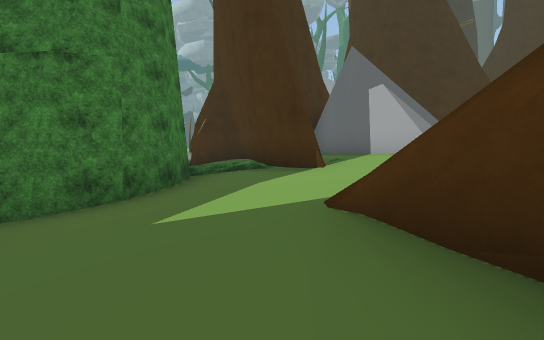
[1] (above)

16 first-person views from a walk through a 3-D level made in the Unity game engine. The camera is 1.2 m above the floor, tilts 6° down and sees 90° across. The floor is counted in squares, 2 m on a side. Each view is taken from the middle of a square. On the plan, view 1 faces up. The plan holds only what a view shows up to about 9 squares ahead; the rest is blank. The place goes on beyond the plan. The player character is not drawn. Some surface patterns are stand-ins.

[2]
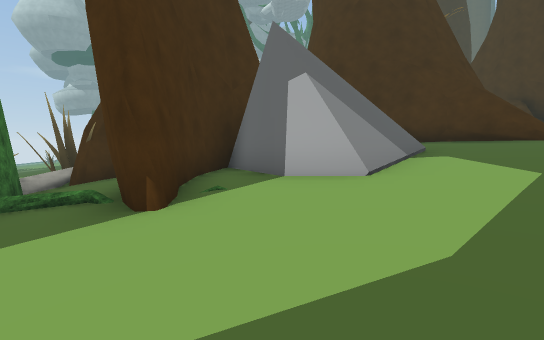

[3]
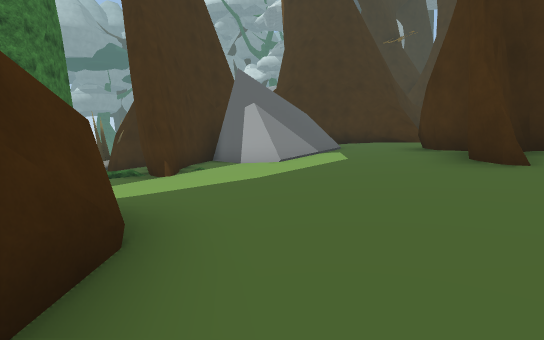

[4]
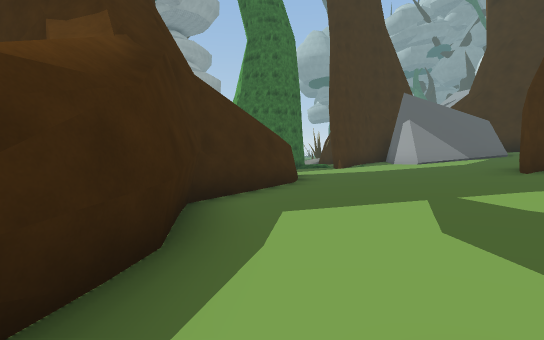

[5]
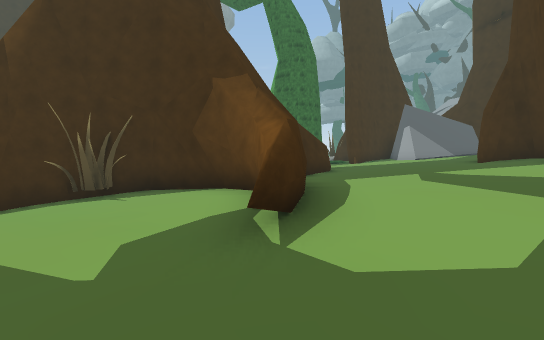

[6]
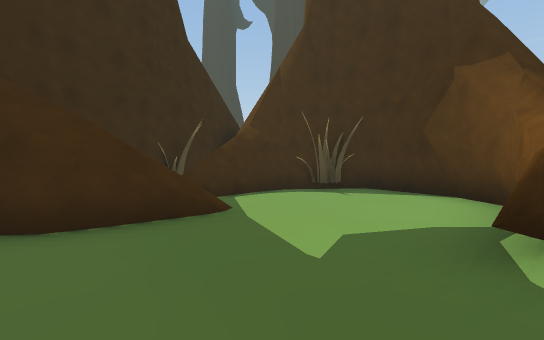

[7]
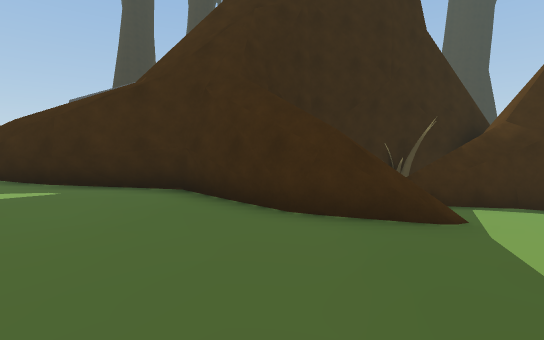

[8]
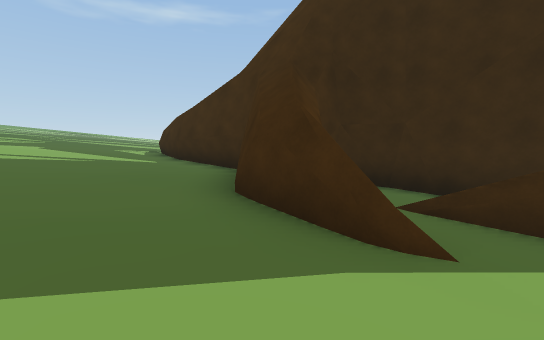

[9]
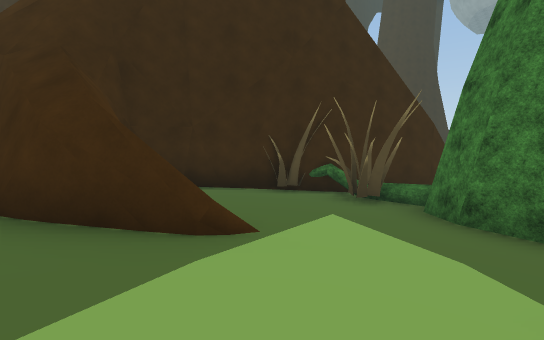

[10]
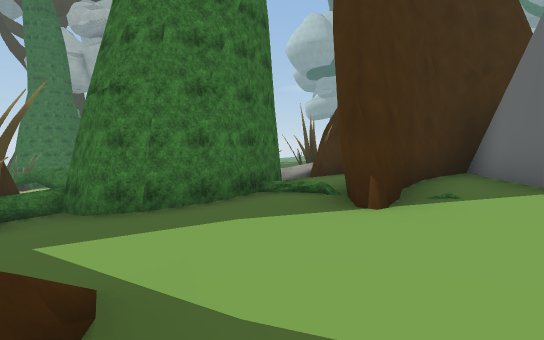

[11]
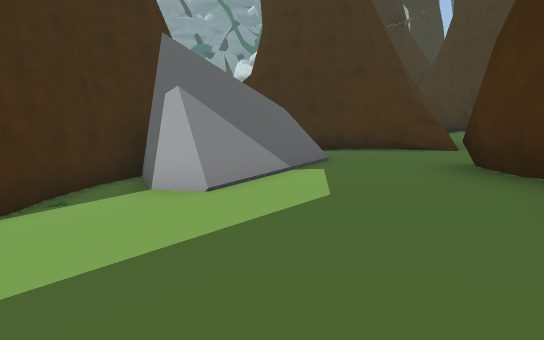

[12]
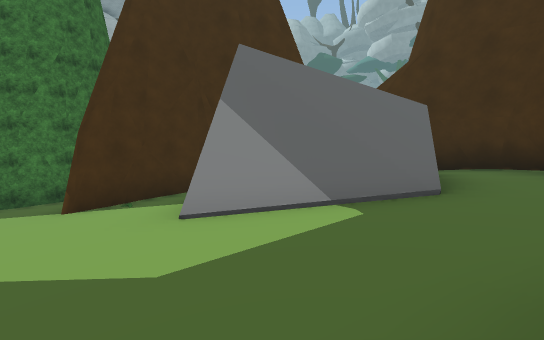

[13]
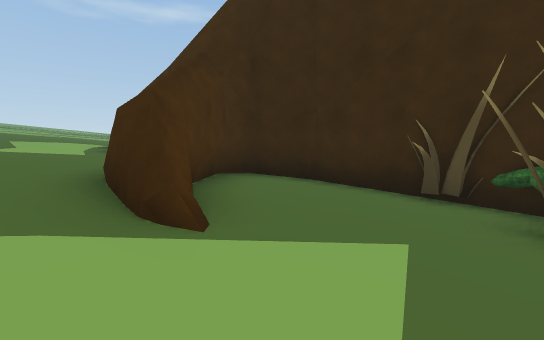

[14]
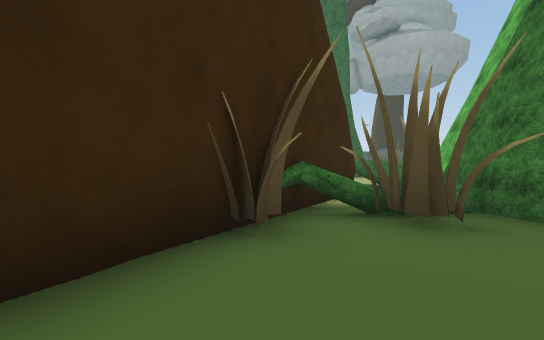

[15]
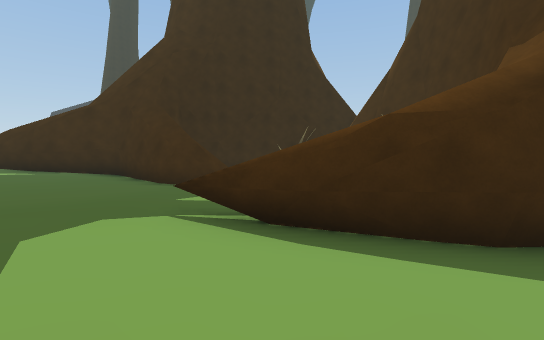

[16]
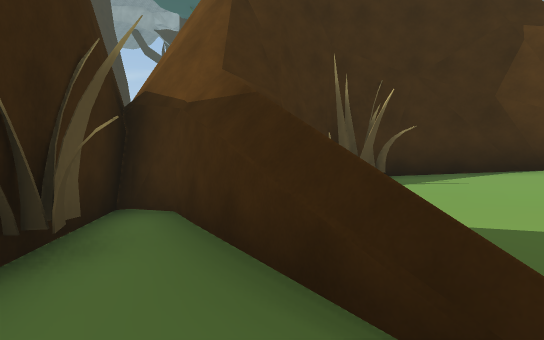

### Floor plan
Key: @ floor where view 1 was taken; # wall or solid block; . main floor; - floor 0.25 m lower than the main floor; : floor 0.5 m higher than the main floor; + floor 0.75 m higher than the main floor; _ floor 0.75 m lower than the main floor; < floor 1.25 m lower than the main floor; / step, stairs or slope; = window, fence, low wall or low ledge; ^ raised ledge.
Columns run from 10 left of view 1 to 7 right of it. Each row starts with its distance up from view 1.
 11               ###
 10                +##
  9        ######= /+#
  8        ##_###=##+#
  7         __#####:++
  6         #_##.#/:++
  5         #__#...:+#
  4        ##__-...:+#
  3  #^=####<__--..:##
  2 ########<__.-...:+
  1     ####<__##...:+
  0       ###_@##...:+
 -1        ###_##...:+
 -2          ####...:+
 -3          ######.::
 -4          ###_-##::
 -5          ##__-.#.:
 -6          #___-...:
 -7          #___-...:
 -8        #####_-#..:
 -9        ##<<//-#..:
-10         ##<___#..:
-11          ###_##...
-12            #####..
-13                ##.
-14                 ##

Where each view was taken, in squares from view 1:
view 1: 0 up, 0 right, facing up
view 2: 2 up, 2 right, facing up
view 3: 1 down, 3 right, facing up
view 4: 4 down, 6 right, facing up-left
view 5: 7 down, 7 right, facing up-left
view 6: 7 down, 7 right, facing left
view 7: 7 down, 7 right, facing down-left
view 8: 6 down, 4 right, facing down
view 9: 4 up, 2 right, facing down-left
view 10: 2 up, 2 right, facing up-left
view 11: 2 up, 4 right, facing up
view 12: 4 up, 6 right, facing up-left
view 13: 4 up, 0 right, facing down
view 14: 0 up, 0 right, facing left
view 15: 3 down, 7 right, facing down-left
view 16: 10 down, 2 right, facing up-left
